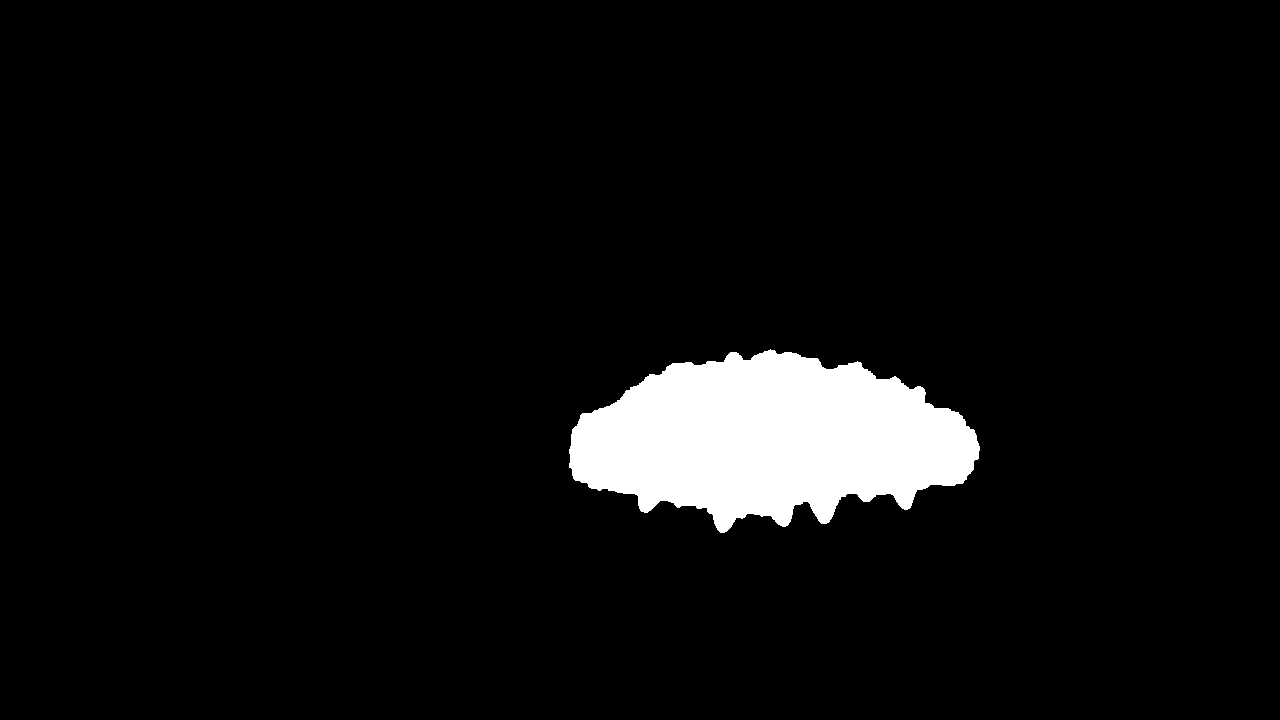
%> input picture Good Project/Final/trepang/22.bmp, 1280 x 720 px
$ octave zhuanzheng.m   (GNU Octave 9; MATLAB toolbox functions it lacks are replaced by stand-ins)
%> lines starting %> are read from the running program, lines starting %| are printed output that depends on the picture; in (x1, y1, x2, y2) boxes, pixels count from 0 and x2, y2 are one past the last pixel; in counts of white or black regions, pixels touching at a corner belong together; the program's own positions count from 1
### Good Project/0618/图像处理与机器视觉（第二版）/源码/code/Advanced_application/trepang/pos/im_rst.m
function rst = im_rst(I1, scale, angle, x_shift, y_shift)
%只能实现旋转放缩功能，只能对二值图，灰度图有作用
% I1 = imread('lena.bmp');
I1_size = size(I1);
rst = zeros(I1_size);

% [7 lines of commented-out code are left out]
I_rst = imresize(I1,scale);
%rotate image
I_rst = imrotate(I_rst,angle,'bilinear');

size_larger = size(I_rst);

% figure(2),imshow(I_rst)

I_rst_shifted = zeros(size_larger);

if x_shift > 0
    x_start = x_shift+1;
    x_end = size_larger(2);
else
   x_start = 1;
   x_end = size_larger(2)+x_shift;
end

if y_shift > 0
    y_start = y_shift+1;
    y_end = size_larger(1);
else
   y_start = 1;
   y_end = size_larger(1)+y_shift;
end


for x = x_start:x_end
    for y=y_start:y_end
        I_rst_shifted(y,x) = I_rst(y-y_shift,x-x_shift);
    end
end


size_I = size(I_rst_shifted);
I_height = size_I(1);
I_width = size_I(2);

x_min = round(I_width/2 - I1_size(2)/2)+1;
y_min = round(I_height/2 - I1_size(1)/2)+1;

rst = imcrop(I_rst_shifted,[x_min y_min (I1_size(2)-1) (I1_size(1)-1)]);
rst = uint8(rst);

% figure(1),subplot(2,1,1),imshow(I1)
% subplot(2,1,2), imshow(uint8(I_rst_out))

% imwrite(rst,'Im_rst_',num2str(scale),'_',num2str(angle),'_',num2str(x_shift),'_',num2str(y_shift),'bmp');

### Good Project/--test/ImageProcess/zhuanzheng.m
w=imread('22.bmp');
%> w: size 720x1280 logical; 5.5% white; 1 white region, box (x1, y1, x2, y2) and area: (569, 349, 980, 533) 50458
% w=im2bw(bw1);
imtool(w)
[L num] = bwlabel(w);
%> L: size 720x1280 double; values 0 (black) and 1 (white), 5.5% white; 1 white region
%> num = 1
for i=1:num
   if numel(find(L==i)) < 1000
       w(L==i) =0;
   end
end
%> this loop made 1 pass
% w=~w;
[L num] = bwlabel(w);
for i=1:num
   if numel(find(L==i)) < 1000
       w(L==i) =0;
   end
end
imtool(w)
% w=imread(m);
%% 旋转平移归整化
[L num1]=bwlabel(w,8);%标记连通区域
%> num1 = 1
D=regionprops(L,'all');%计算水平轴与椭圆长轴夹角（度数）描绘子%角度很准
%> D = 1 region; box (x1, y1, x2, y2), Area, Centroid, MajorAxisLength, MinorAxisLength and Eccentricity: (569, 349, 980, 533) 50458 [770.9 439.7] 406.9 160.9 0.918
%% 缩放 摆正 平移到质心
zhixin=D.Centroid;%取质心
%> zhixin = [770.9 439.7]
x0=zhixin(2);%得质心所在行
%> x0 = 439.7
y0=zhixin(1);%得质心所在列
%> y0 = 770.9
[m,n]=size(w);%求图像大小
%> m = 720; n = 1280

scale = 1;%缩放，1为 原比例
angle_rot = -round(D.Orientation);%摆正角度
%> angle_rot = 0
x_shift=round(n/2-y0);%x轴方向为列方向和Centroid取值坐标一致，即x-n,y-m
%> x_shift = -131
y_shift=round(m/2-x0);%求行方向偏移量
%> y_shift = -80

% scale, rotate, and translate I1
I2 = im_rst(w, scale, angle_rot, x_shift, y_shift);%这是调用函数，用以得到变化后的结果图像
%> in im_rst, `x_end = size_larger(2)+x_shift;`: x_end = 1149
%> in im_rst, `y_end = size_larger(1)+y_shift;`: y_end = 640
%> after the loop in im_rst, `for x = x_start:x_end`:
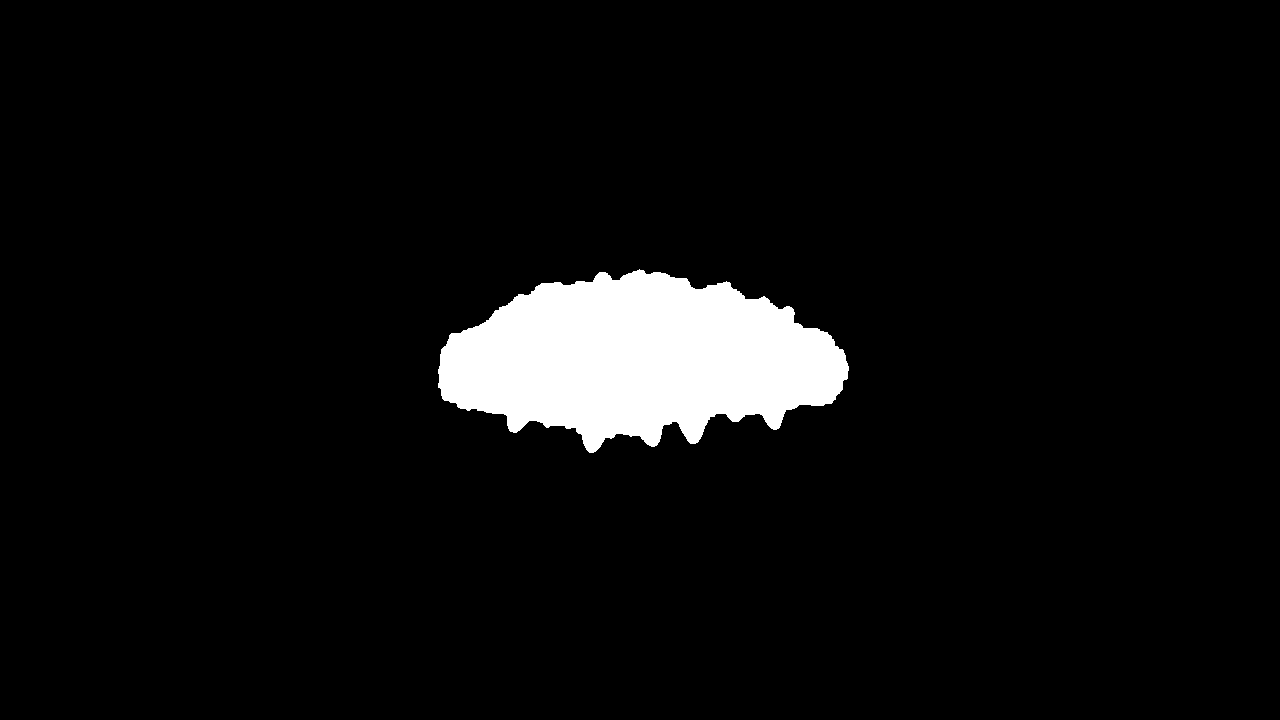
%> I_rst_shifted: size 720x1280 double; values 0 (black) and 1 (white), 5.5% white; 1 white region, box (x1, y1, x2, y2) and area: (438, 269, 849, 453) 50458

figure(1),%subplot(2,1,1),imshow(w),title('原图');
subplot(2,1,1),imshow(logical(I2)),title('the image of Scaled, Rotated, Translated Lena');

$ run again, with Good Project/Final/trepang/55.bmp copied over Good Project/Final/trepang/22.bmp
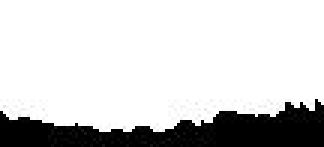
%> input picture Good Project/Final/trepang/55.bmp, 108 x 49 px (shown 3 times larger)
%> w is the input picture: size 49x108 uint8; min 0, max 255, mean 208.3
%> `[L num] = bwlabel(w);`: num = 7
%> the loop `for i=1:num` made 7 passes
%> after the loop `for i=1:num`:
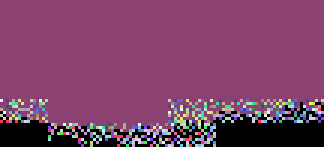
%> w: size 49x108 uint8 (shown 3 times larger); 51 distinct labels, from 0 to 255; one colour per label, 0 black
%> `[L num] = bwlabel(w);`: num = 1
%> the loop `for i=1:num` made 1 pass
%> D = 1 region; box (x1, y1, x2, y2), Area, Centroid, MajorAxisLength, MinorAxisLength and Eccentricity: (0, 0, 108, 49) 4576 [53.5 21.9] 121.6 50.19 0.911
%> zhixin = [53.55 21.88]
%> x0 = 21.88
%> y0 = 53.55
%> angle_rot = -1
%> x_shift = 0
%> y_shift = 3
%> I_rst: size 51x109 uint8; 158 distinct labels, from 0 to 255
%> x_end = 109
%> y_start = 4
%> the loop in im_rst, `for x = x_start:x_end` made 109 passes
%> `imshow(logical(I2))`:
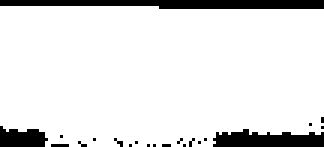
%> displayed picture: size 49x108 logical (shown 3 times larger); 89.5% white; 21 black regions (18 under 20 px), largest, box (x1, y1, x2, y2) and area: (0, 0, 108, 3) 271, (71, 43, 108, 49) 166, (0, 42, 16, 49) 86
